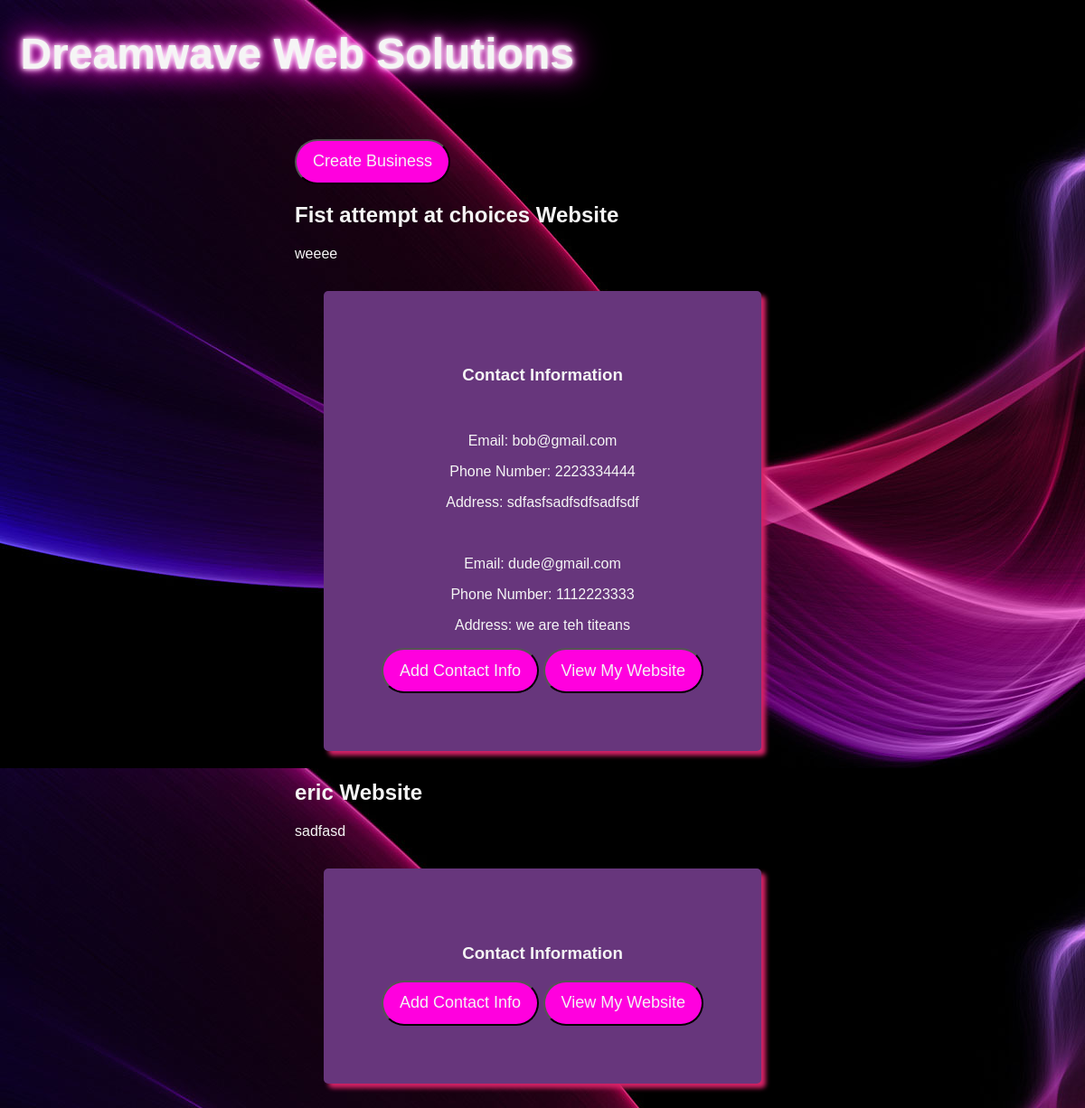
/businesses/, run on an earlier commit of the app's database.
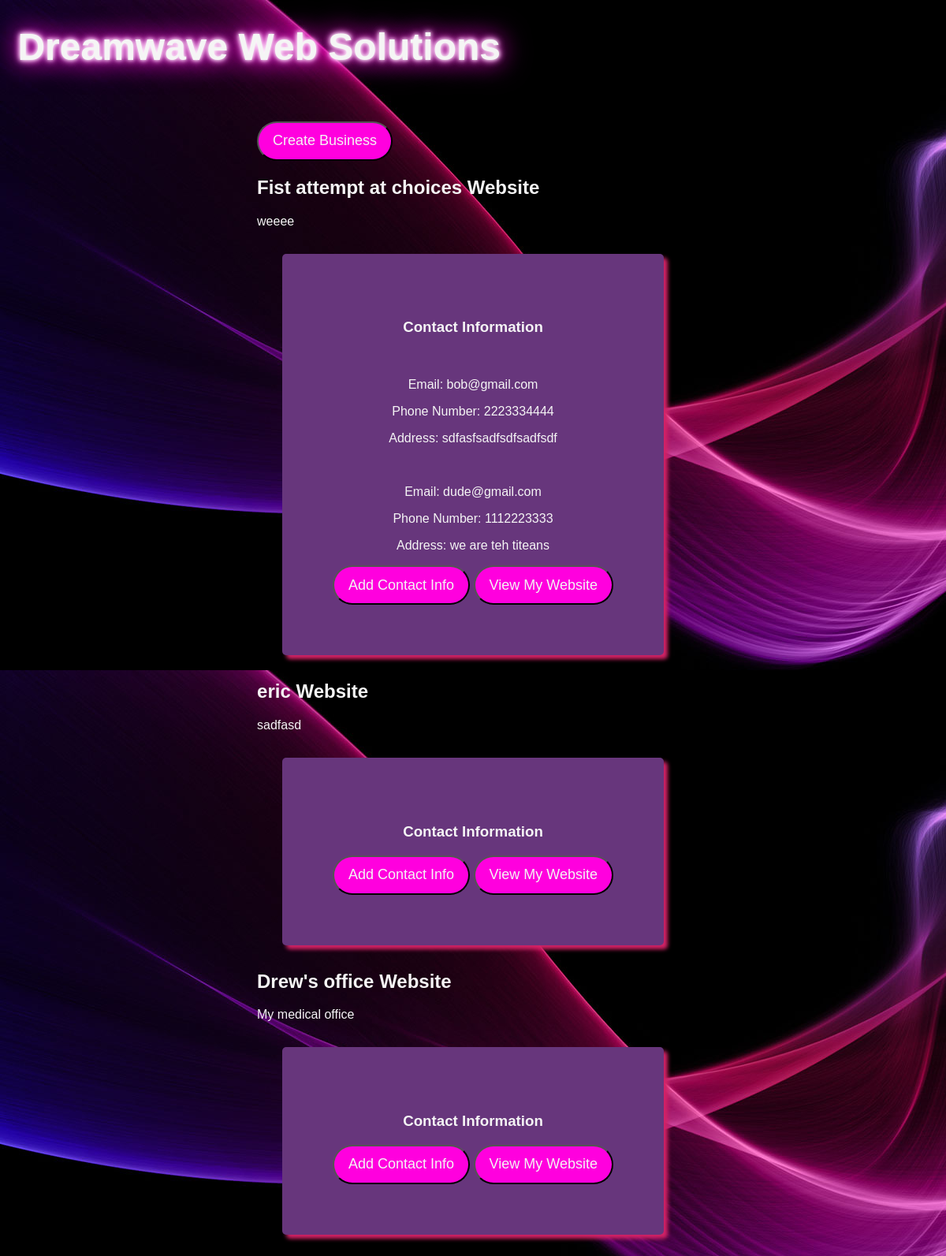
And on a later commit of the database.
### app/models.py (models this page shows, shortened)
class businessTemplateDatabase(models.Model):
    CHOICES = (
        ("medical_office", "Medical Office"),
        ("Blog", "Blog"),
        ("Phillip", "Phillip"),
    )
    templateId = models.TextField()
    name = models.TextField(max_length=255)
    description = models.TextField(max_length=255)
    type = models.TextField(max_length=255)
    missionStatement = models.TextField(max_length=1500)
    template_choice = models.CharField(max_length=50, choices=CHOICES, null=True)
    profile = models.ForeignKey(
        Profile, related_name="business", on_delete=models.CASCADE
    )

class businessContactInfoDatabase(models.Model):
    email = models.TextField(max_length=255)
    phoneNumber = models.IntegerField(verbose_name="phone number")
    address = models.TextField()
    business = models.ForeignKey(
        businessTemplateDatabase, related_name="contact", on_delete=models.CASCADE
    )

### app/views.py (the view)
# urls.py: path("businesses/", businessesView, name="businesses"),
def businessesView(request):
    businesses = businessTemplateDatabase.objects.all()
    business_contact = businessContactInfoDatabase.objects.filter(
        business__in=businesses
    )
    context = {"businesses": businesses, "business_contact": business_contact}
    return render(request, "template.html", context)

### app/templates/template.html (shortened to what this page needs)
{% extends 'home.html' %} {% block content %}
<div class="container">
  <div class="row">
    <button class="link">
      <a href="{% url 'add_business' %}">Create Business</a>
    </button>
    {% if businesses|length < 1 %}
    <p class="no_items">You haven't created any businesses yet.</p>
    {% else %} {% for business in businesses %}
    <h2>{{ business.name }} Website</h2>
    <p>{{ business.description }}</p>
    <div class="column">
      <div class="card">
        {% if business_contact|length > 0 %}
        <h3>Contact Information</h3>
        {% for contact in business_contact %}
        {% if contact.business.id == business.id %}
        <br />
        <p>Email: {{ contact.email }}</p>
        <p>Phone Number: {{ contact.phoneNumber }}</p>
        <p>Address: {{ contact.address }}</p>
        {% endif %} {% endfor %}
        <button class="link">
          <a href="{% url 'contact_info' business.id %}">Add Contact Info</a>
        </button>
        {% else %}
        <button class="link">
          <a href="{% url 'contact_info' business.id %}">Add Contact Info</a>
        </button>
        {% endif %} {% if businesses|length == 0 %}
        <p class="no_items">
          You haven't created a website for this business yet.
        </p>
        {% else %}
        <button class="link">
          <a href="{% url 'templates' business.id%}">View My Website</a></button
        >{% endif %}
      </div>
    </div>
    {% endfor %} {% endif %}
  </div>
  {% endblock %}

What changed in the data, as far as the page shows it:
added businessTemplateDatabase: name "Drew's office", description "My medical office"
